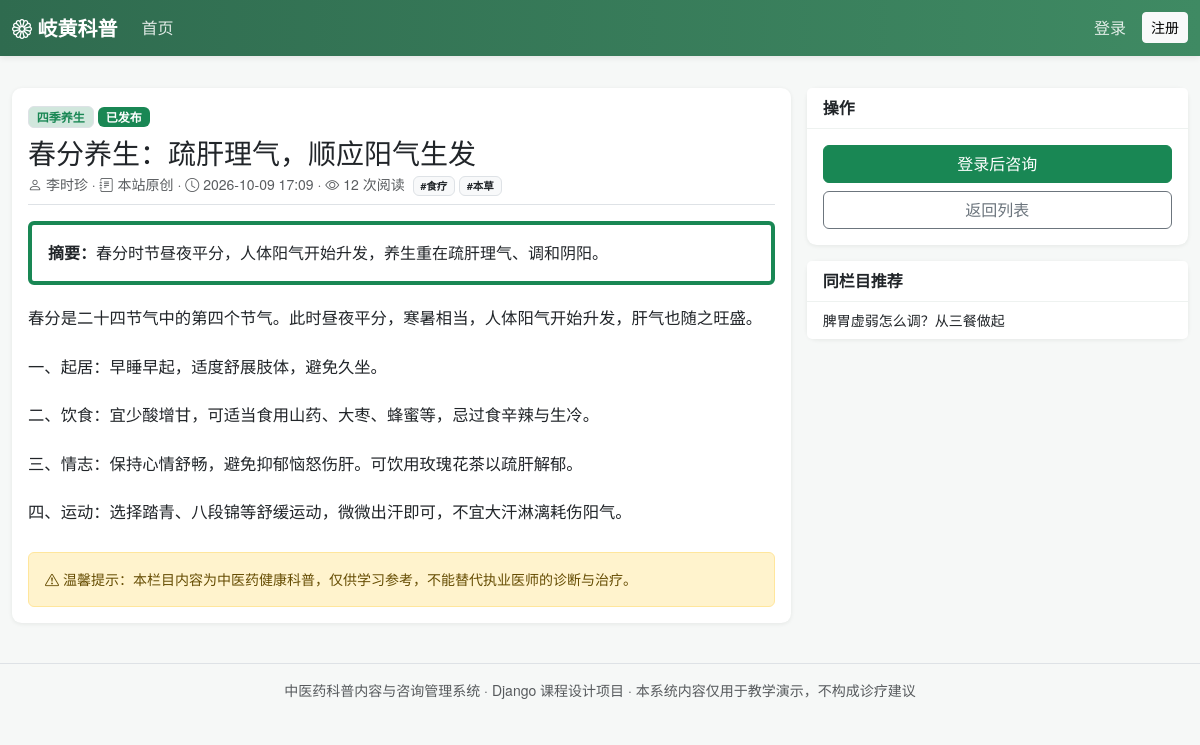
The app's page /article/1/ with its own data.
### main_app/models.py (models this page shows, shortened)
class Article(models.Model):
    STATUS_CHOICES = (
        ('draft', '草稿'),
        ('published', '已发布'),
        ('offline', '已下架'),
    )
    title = models.CharField('文章标题', max_length=120)
    subtitle = models.CharField('副标题', max_length=120, blank=True)
    category = models.ForeignKey(Category, on_delete=models.PROTECT,
                                 related_name='articles', verbose_name='所属栏目')
    tags = models.ManyToManyField(Tag, blank=True, related_name='articles', verbose_name='标签')
    author = models.CharField('作者', max_length=50)
    source = models.CharField('来源', max_length=100, blank=True, default='本站原创')
    summary = models.CharField('摘要', max_length=300, blank=True)
    content = models.TextField('正文')
    cover_image = models.ImageField('封面图', upload_to='article_cover/%Y/%m/', blank=True, null=True)
    status = models.CharField('状态', max_length=20, choices=STATUS_CHOICES, default='draft')
    is_top = models.BooleanField('是否置顶', default=False)
    views = models.PositiveIntegerField('浏览量', default=0)
    created_by = models.ForeignKey(User, on_delete=models.SET_NULL, null=True,
                                   related_name='articles', verbose_name='创建人')
    created_at = models.DateTimeField('创建时间', auto_now_add=True)
    updated_at = models.DateTimeField('更新时间', auto_now=True)
    published_at = models.DateTimeField('发布时间', null=True, blank=True)
    class Meta:
        verbose_name = '科普文章'
        verbose_name_plural = '科普文章'
        ordering = ['-is_top', '-created_at']
    @property
    def status_color(self):
        return {'draft': 'secondary', 'published': 'success', 'offline': 'warning'}.get(self.status, 'secondary')

class Category(models.Model):
    name = models.CharField('栏目名称', max_length=50, unique=True)
    code = models.SlugField('栏目编码', max_length=50, unique=True,
                            help_text='英文小写，用于 URL，如 health-preserve')
    description = models.CharField('栏目简介', max_length=200, blank=True)
    order = models.IntegerField('排序', default=0)
    is_active = models.BooleanField('是否启用', default=True)
    created_at = models.DateTimeField('创建时间', auto_now_add=True)
    class Meta:
        verbose_name = '科普栏目'
        verbose_name_plural = '科普栏目'
        ordering = ['order', 'id']

class Tag(models.Model):
    name = models.CharField('标签名称', max_length=30, unique=True)
    is_active = models.BooleanField('是否启用', default=True)
    created_at = models.DateTimeField('创建时间', auto_now_add=True)
    class Meta:
        verbose_name = '标签'
        verbose_name_plural = '标签'
        ordering = ['id']

### main_app/views.py (the view)
# urls.py: path('article/<int:pk>/', views.article_detail, name='article_detail'),
def article_detail(request, pk):
    obj = get_object_or_404(Article.objects.select_related('category'), pk=pk)
    can_edit = role_of(request.user) in ('admin', 'editor')
    if obj.status != 'published' and not can_edit:
        messages.warning(request, '该文章尚未发布。')
        return redirect('main_app:article_list')
    Article.objects.filter(pk=pk).update(views=obj.views + 1)
    obj.views += 1
    return render(request, 'article/detail.html', {
        'obj': obj,
        'can_edit': can_edit,
        'related': Article.objects.filter(category=obj.category, status='published')
                                   .exclude(pk=obj.pk)[:5],
        'consults': obj.consults.all()[:5] if can_edit else None,
    })

### main_app/context_processors.py (called while the page is built)
def menu_permissions(request):
    user = getattr(request, 'user', None)
    role = 'anonymous'
    profile = None
    if user and user.is_authenticated:
        if user.is_superuser:
            role = 'admin'
        else:
            profile = getattr(user, 'profile', None)
            role = profile.role if profile else 'user'
    menus = [m for m in Menu.objects.filter(is_active=True) if m.visible_to(role)]
    return {
        'nav_menus': menus,
        'current_role': role,
        'current_role_label': ROLE_LABELS.get(role, role),
        'profile': profile,
    }

### main_app/models.py (called while the page is built)
    @property
    def role_list(self):
        return [r.strip() for r in self.roles.split(',') if r.strip()]

    def visible_to(self, role):
        return self.is_active and role in self.role_list

### main_app/permissions.py (called while the page is built)
def role_of(user):
    if not user.is_authenticated:
        return 'anonymous'
    if user.is_superuser:
        return 'admin'
    p = get_profile(user)
    return p.role if p else 'user'

### templates/article/detail.html (shortened to what this page needs)
{% extends 'base.html' %}
{% block content %}
<div class="row g-3">
    <div class="col-lg-8">
        <div class="card">
            <div class="card-body">
                <span class="badge bg-success-subtle text-success border">{{ obj.category.name }}</span>
                <span class="badge bg-{{ obj.status_color }}">{{ obj.get_status_display }}</span>
                <h3 class="mt-2 mb-1">{{ obj.title }}</h3>
                <div class="text-muted small border-bottom pb-2 mb-3">
                    <i class="bi bi-person"></i> {{ obj.author }}
                    · <i class="bi bi-journal-text"></i> {{ obj.source }}
                    · <i class="bi bi-clock"></i> {{ obj.created_at|date:'Y-m-d H:i' }}
                    · <i class="bi bi-eye"></i> {{ obj.views }} 次阅读
                    {% for t in obj.tags.all %}<span class="badge bg-light text-dark border ms-1">#{{ t.name }}</span>{% endfor %}
                </div>
                {% if obj.summary %}
                    <div class="alert alert-success-subtle border-start border-4 border-success">
                        <strong>摘要：</strong>{{ obj.summary }}
                    </div>
                {% endif %}
                <div class="article-content">{{ obj.content|linebreaks }}</div>
                <div class="alert alert-warning small mt-4 mb-0">
                    <i class="bi bi-exclamation-triangle"></i>
                    温馨提示：本栏目内容为中医药健康科普，仅供学习参考，不能替代执业医师的诊断与治疗。
                </div>
            </div>
        </div>
    </div>
    <div class="col-lg-4">
        <div class="card mb-3">
            <div class="card-header">操作</div>
            <div class="card-body d-grid gap-2">
                {% if user.is_authenticated %}
                    <a class="btn btn-success" href="{% url 'main_app:consult_create' %}?article={{ obj.pk }}">
                        <i class="bi bi-chat-dots"></i> 就本文内容咨询医师
                    </a>
                {% else %}
                    <a class="btn btn-success" href="{% url 'main_app:login' %}?next={% url 'main_app:consult_create' %}">
                        登录后咨询
                    </a>
                {% endif %}
                <a class="btn btn-outline-secondary" href="{% url 'main_app:article_list' %}">返回列表</a>
            </div>
        </div>
        <div class="card mb-3">
            <div class="card-header">同栏目推荐</div>
            <div class="list-group list-group-flush">
                {% for r in related %}
                    <a class="list-group-item list-group-item-action small"
                       href="{% url 'main_app:article_detail' r.pk %}">{{ r.title }}</a>
                {% empty %}
                    <div class="list-group-item text-muted small">暂无相关文章</div>
                {% endfor %}
            </div>
        </div>
    </div>
</div>
{% endblock %}

### static/css/style.css (style rules this page uses)
:root { --tcm-green: #2f6b4f; --tcm-green-light: #e8f3ee; --tcm-gold: #b98b3c; }
body { background: #f6f8f7; font-family: "Microsoft YaHei", "PingFang SC", "Helvetica Neue", sans-serif; color: #24312b; }
.card { border: none; box-shadow: 0 1px 4px rgba(20, 40, 30, .08); border-radius: .6rem; }
.card-header { background: #fff; border-bottom: 1px solid #eef2f0; font-weight: 600; }
.article-content { line-height: 2; font-size: 1.02rem; }
.article-content p { margin-bottom: 1rem; }

### records on screen
Article: category.name "四季养生", status "已发布", title "春分养生：疏肝理气，顺应阳气生发", author "李时珍", source "本站原创", created_at "2026-10-09 17:09", views "12", summary "春分时节昼夜平分，人体阳气开始升发，养生重在疏肝理气、调和阴阳。", content "春分是二十四节气中的第四个节气。此时昼夜平分，寒暑相当，人体阳气开始升发，肝气也随之旺盛。 一、起居：早睡早起，适度舒展肢体，避免久坐。 二、饮食：宜少酸增甘，可适当食用山药、大枣、蜂蜜等，忌过食辛辣与生冷。 三、情志：保持心情舒畅，避免抑郁恼怒伤肝。可饮用玫瑰花茶以疏肝解郁。 四、运动：选择踏青、八段锦等舒缓运动，微微出汗即可，不宜大汗淋漓耗伤阳气。"
Tag: name "食疗"
Tag: name "本草"
Article: title "脾胃虚弱怎么调？从三餐做起"
